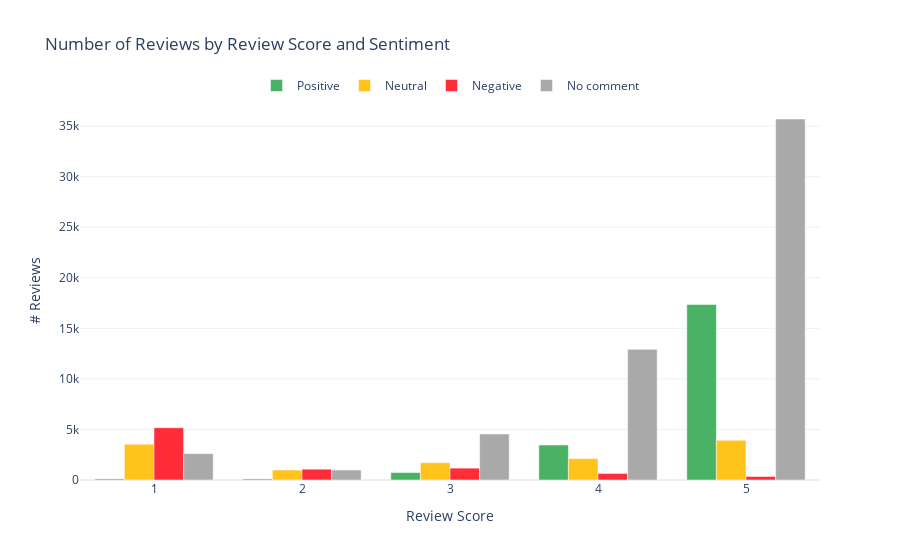

Write notebook code for a chart like this one.
### Markdown cell above
### Sentiment vs. order review score correlation

### Code cell
# Creates a aggregated dataframe with the percentage of positive, neutral and negative reviews by review_score
sentiment_by_review_rate = (
    order_reviews_sentiment[["review_score", "sentiment_label", "review_id"]]
    .fillna("No comment")
    .groupby(by=["review_score", "sentiment_label"])
    .agg({"review_id": "count"})
    .reset_index()
    .rename(columns={"review_id": "n_reviews"})
)

sentiment_color_map = {
    "Positive": "#49B265",
    "Neutral": "#ffc31c",
    "Negative": "#ff2d39",
    "No comment": "#a9a9a9",
}

fig = go.Figure()

for sentiment in sentiment_color_map.keys():
    fig.add_trace(
        go.Bar(
            x=sentiment_by_review_rate[
                sentiment_by_review_rate["sentiment_label"] == sentiment
            ]["review_score"],
            y=sentiment_by_review_rate[
                sentiment_by_review_rate["sentiment_label"] == sentiment
            ]["n_reviews"],
            name=sentiment,
            marker_color=sentiment_color_map[sentiment],
        )
    )

fig.update_layout(
    title_text="Number of Reviews by Review Score and Sentiment",
    xaxis=dict(title="Review Score"),
    yaxis=dict(title="# Reviews"),
)

# Sets the step of the yaxis to 2000 orders
fig.update_yaxes(dtick=5000)

# Move legend to the top
fig.update_layout(
    legend=dict(orientation="h", yanchor="bottom", y=1, xanchor="center", x=0.5)
)


fig.show()

### Figure 1 — Plotly figure (JSON) as saved in the notebook; plotly's stock layout.template omitted (floating-point values rounded to 4 significant figures)
{"data": [{"marker": {"color": "#49B265"}, "name": "Positive", "type": "bar", "x": [1, 2, 3, 4, 5], "y": [107, 105, 738, 3456, 17359]}, {"marker": {"color": "#ffc31c"}, "name": "Neutral", "type": "bar", "x": [1, 2, 3, 4, 5], "y": [3543, 985, 1716, 2117, 3920]}, {"marker": {"color": "#ff2d39"}, "name": "Negative", "type": "bar", "x": [1, 2, 3, 4, 5], "y": [5167, 1071, 1174, 649, 347]}, {"marker": {"color": "#a9a9a9"}, "name": "No comment", "type": "bar", "x": [1, 2, 3, 4, 5], "y": [2607, 990, 4551, 12920, 35702]}], "layout": {"legend": {"orientation": "h", "x": 0.5, "xanchor": "center", "y": 1, "yanchor": "bottom"}, "title": {"text": "Number of Reviews by Review Score and Sentiment"}, "xaxis": {"title": {"text": "Review Score"}}, "yaxis": {"dtick": 5000, "title": {"text": "# Reviews"}}}}
